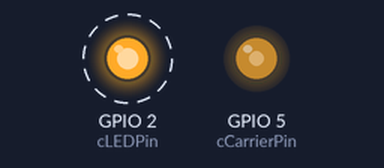
The sketch below on a simulated ESP32. Shown: output pins drawn as LEDs (lit = HIGH). Dashed ring = blinking.

Above: at 0.05 s.
Timing chart, 0 to 3.0 s (numbered marks = the images above):
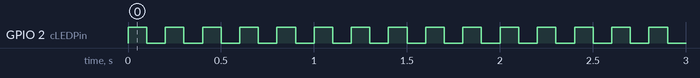

Measured:
- by itself, GPIO 2 (cLEDPin): alternates HIGH for 0.10 s and LOW for 0.10 s

The sketch:

IR_emitter.ino
```cpp
#include <Arduino.h>
#include <Adafruit_NeoPixel.h>

// Constants
const uint8_t cCarrierPin = 5;                        // GPIO for 38 kHz carrier
const uint8_t cTXPin = 17;                             // GPIO for TX1
const uint8_t cRXPin = 16;                            // GPIO for RX1 (for testing with IR receiver only)
const uint8_t cLEDPin = 2;                            // built-in LED (ON on LOW)
const uint8_t cPWMResolution = 10;                    // bit resolution for carrier PWM (1-14 bits)
const uint8_t cTXData = 0x57;                         // byte to be sent: W = 0b01010100
const uint16_t cNumBytes = 1;                         // number of bytes to transmit in a burst
const uint32_t cBurstInterval = 100;                  // milliseconds between bursts
const uint32_t cPWMFrequency = 38000;                 // carrier frequency in Hz
const float cDutyCycle = 0.5;                         // duty cycle of carrier (0-1)

// Variables
uint32_t nextBurst;                                   // time of next tranmission burst
bool runState = true;                                 // 0 = stopped; 1 = running

void setup() {
  pinMode(cLEDPin, OUTPUT);                           // configure built-in LED pin as output
  pinMode(cTXPin, OUTPUT);                            // configure TX pin as output

  // configure LEDC to generate carrier signal with specified frequency, resolution, and duty cycle
  ledcAttach(cCarrierPin, cPWMFrequency, cPWMResolution);
  ledcWrite(cCarrierPin, (1 << cPWMResolution) * cDutyCycle); // 2^cPWMResolution * cDutyCycle

  // configure UART2 with desired parameters: 2400 baud rate, 8 data bits, no parity, 1 stop bit
  Serial1.begin(2400, SERIAL_8N1, cRXPin, cTXPin);
  nextBurst = millis();                               // initialize burst timing
}

void loop() {
  uint32_t curTime = millis();                        // get current time

  if (curTime >= nextBurst) {
    if (runState) {
      for (uint16_t i = 0; i < cNumBytes; i++) {
        Serial1.write(cTXData);
      }
      digitalWrite(cLEDPin, !digitalRead(cLEDPin)); // toggle LED
    }
    nextBurst += cBurstInterval;
  }
}
```
